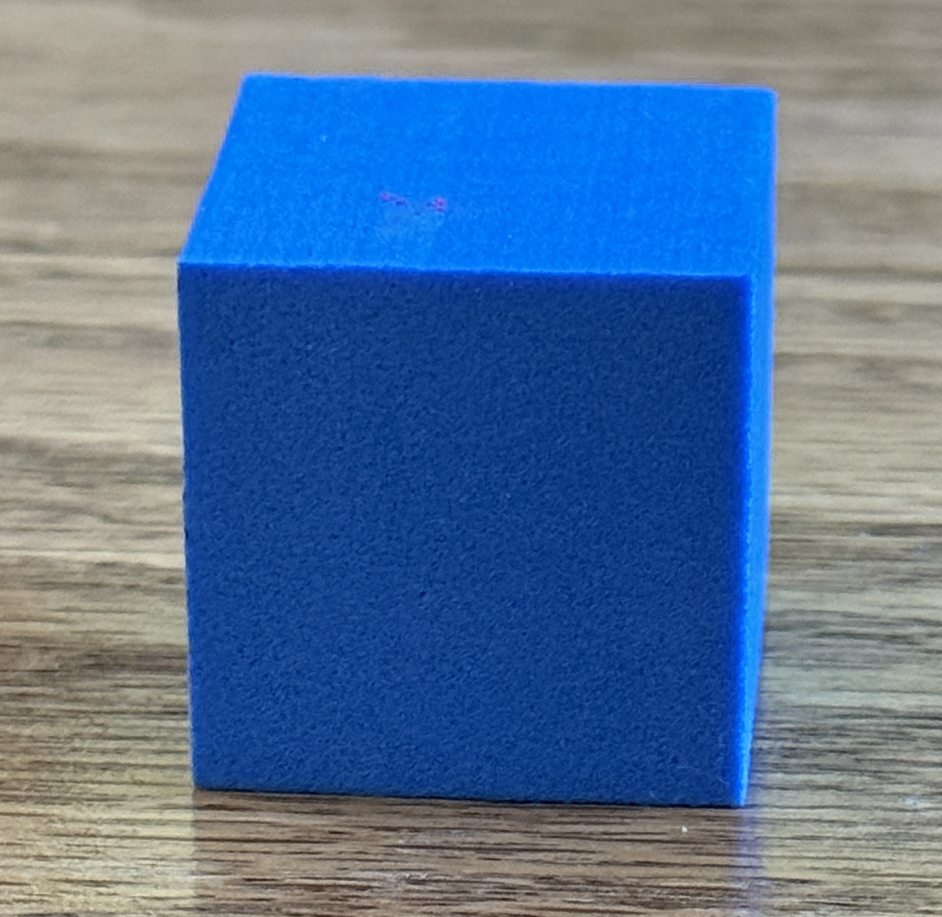
#> input picture images/blue_block.jpg, 1884 x 1834 px (shown at 1/2 size); its folder holds 4 pictures in this run
$ python img2h.py
#> lines starting #> are read from the running program, lines starting #| are printed output that depends on the picture
# img2h.py

import os
from PIL import Image
import numpy as np

INPUT_DIR = "images"
OUTPUT_DIR = "headers"
IMAGE_WIDTH = 96
IMAGE_HEIGHT = 96

os.makedirs(OUTPUT_DIR, exist_ok=True)

def process_image(img_path, var_name):
#> called with img_path = 'images/blue_block.jpg', var_name = 'blue_block'
    img = Image.open(img_path).resize((IMAGE_WIDTH, IMAGE_HEIGHT)).convert("L")
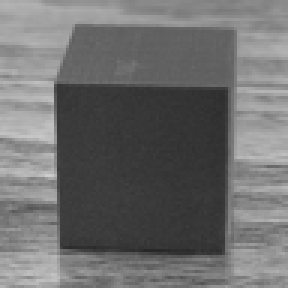
#> img: PIL image 96x96 L (shown 3 times larger); min 39, max 205, mean 109.7
    img_array = np.array(img).flatten()
#> img_array = 9216 values, max 205 at index 5583, min 39 at index 8016, mean 109.7

    with open(os.path.join(OUTPUT_DIR, f"{var_name}.h"), "w") as f:
        f.write(f"#ifndef {var_name.upper()}_H\n#define {var_name.upper()}_H\n\n")
        f.write(f"const unsigned char {var_name}[{len(img_array)}] = {{\n")
        for i, pixel in enumerate(img_array):
            f.write(f"{pixel}, ")
            if (i + 1) % 16 == 0:
                f.write("\n")
#> this loop made 9216 passes
#> pixel on passes 1 to 3: 172, 173, 173
        f.write("\n};\n#endif\n")

# Convert all images in the folder
for filename in os.listdir(INPUT_DIR):
    if filename.endswith(".jpg") or filename.endswith(".png"):
        name = os.path.splitext(filename)[0].lower().replace(" ", "_")
        process_image(os.path.join(INPUT_DIR, filename), name)
#> pass 2 of the loop `for filename in os.listdir(INPUT_DIR):`:
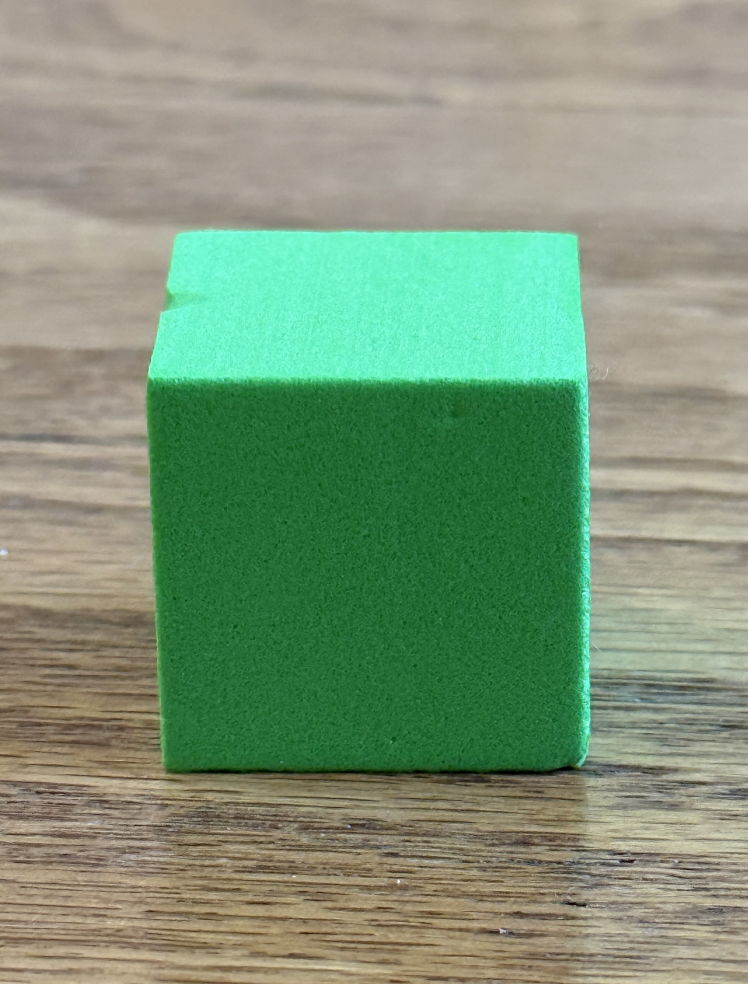
#> input picture images/green_block.jpg, 2244 x 2952 px (shown at 1/3 size)
#> in process_image (call 2), `img = Image.open(img_path).resize((IMAGE_WIDTH, IMAGE_HEIGHT)).convert..`:
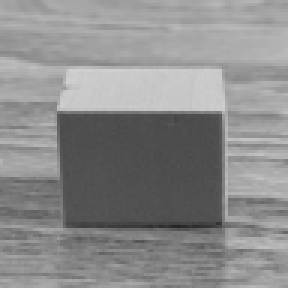
#> img: PIL image 96x96 L (shown 3 times larger); min 36, max 209, mean 139.4
#> img_array = 9216 values, max 209 at index 2237, min 36 at index 7259, mean 139.4
#> the loop in process_image (call 2), `for i, pixel in enumerate(img_array):` made 9216 passes
#> pixel on passes 1 to 3: 163, 162, 161
#> pass 3 of the loop `for filename in os.listdir(INPUT_DIR):`:
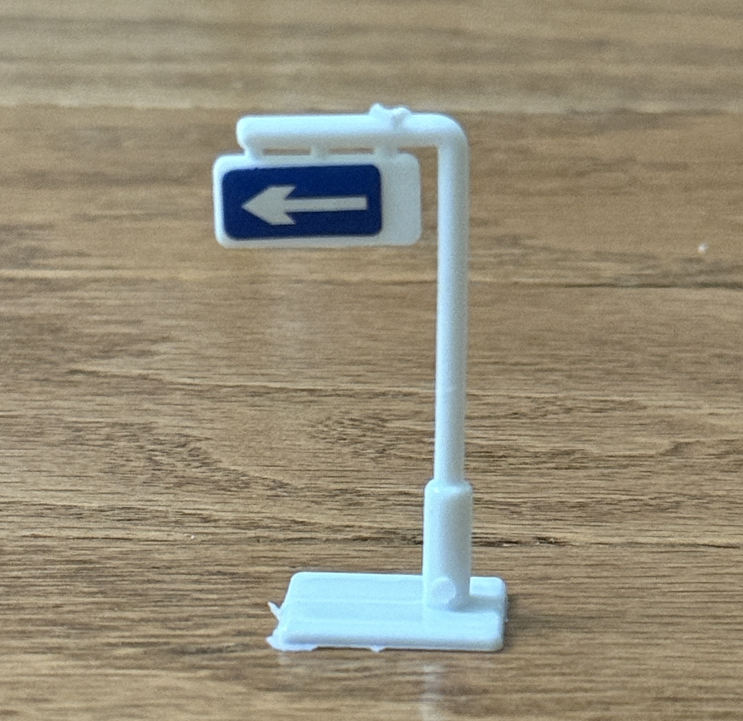
#> input picture images/left_sign1.jpg, 2229 x 2163 px (shown at 1/3 size)
#> in process_image (call 3), `img = Image.open(img_path).resize((IMAGE_WIDTH, IMAGE_HEIGHT)).convert..`:
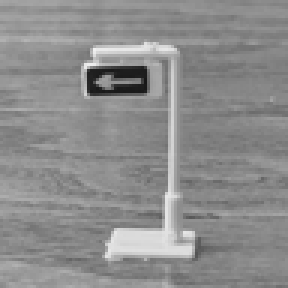
#> img: PIL image 96x96 L (shown 3 times larger); min 23, max 240, mean 140.7
#> img_array = 9216 values, max 240 at index 1567, min 23 at index 2544, mean 140.7
#> the loop in process_image (call 3), `for i, pixel in enumerate(img_array):` made 9216 passes
#> pixel on passes 1 to 3: 165, 163, 163
#> the loop made 4 passes; the first 3 are shown

print("✅ Image conversion complete.")
